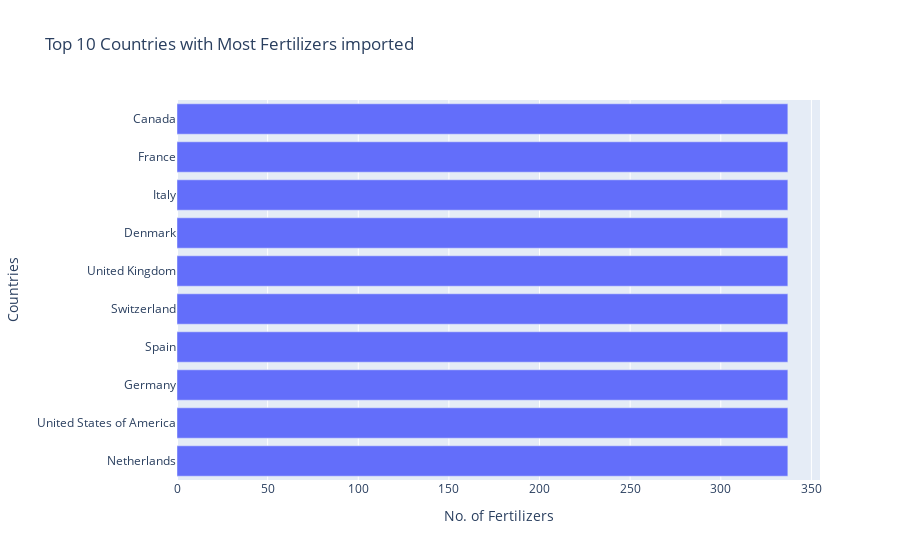

Write notebook code for a chart like this one.
### Markdown cell above
### Top 10 Countries - Import

### Code cell
df_imp = df[df["element"] == "Import Quantity"]

df_imp = df_imp.area.value_counts().head(10).reset_index()
df_imp = df_imp.rename(columns = {'index':'Countries','area':'No. of Fertilizers'})
fig = px.bar(df_imp, x = 'No. of Fertilizers', y= 'Countries', orientation='h', title = 'Top 10 Countries with Most Fertilizers imported')
fig.show()

### Figure 1 — Plotly figure (JSON) as saved in the notebook; plotly's stock layout.template omitted (floating-point values rounded to 4 significant figures)
{"data": [{"alignmentgroup": "True", "hovertemplate": "No. of Fertilizers=%{x}<br>Countries=%{y}<extra></extra>", "legendgroup": "", "marker": {"color": "#636efa"}, "name": "", "offsetgroup": "", "orientation": "h", "showlegend": false, "textposition": "auto", "type": "bar", "x": [337, 337, 337, 337, 337, 337, 337, 337, 337, 337], "xaxis": "x", "y": ["Netherlands", "United States of America", "Germany", "Spain", "Switzerland", "United Kingdom", "Denmark", "Italy", "France", "Canada"], "yaxis": "y"}], "layout": {"barmode": "relative", "legend": {"tracegroupgap": 0}, "title": {"text": "Top 10 Countries with Most Fertilizers imported"}, "xaxis": {"anchor": "y", "domain": [0, 1], "title": {"text": "No. of Fertilizers"}}, "yaxis": {"anchor": "x", "domain": [0, 1], "title": {"text": "Countries"}}}}
